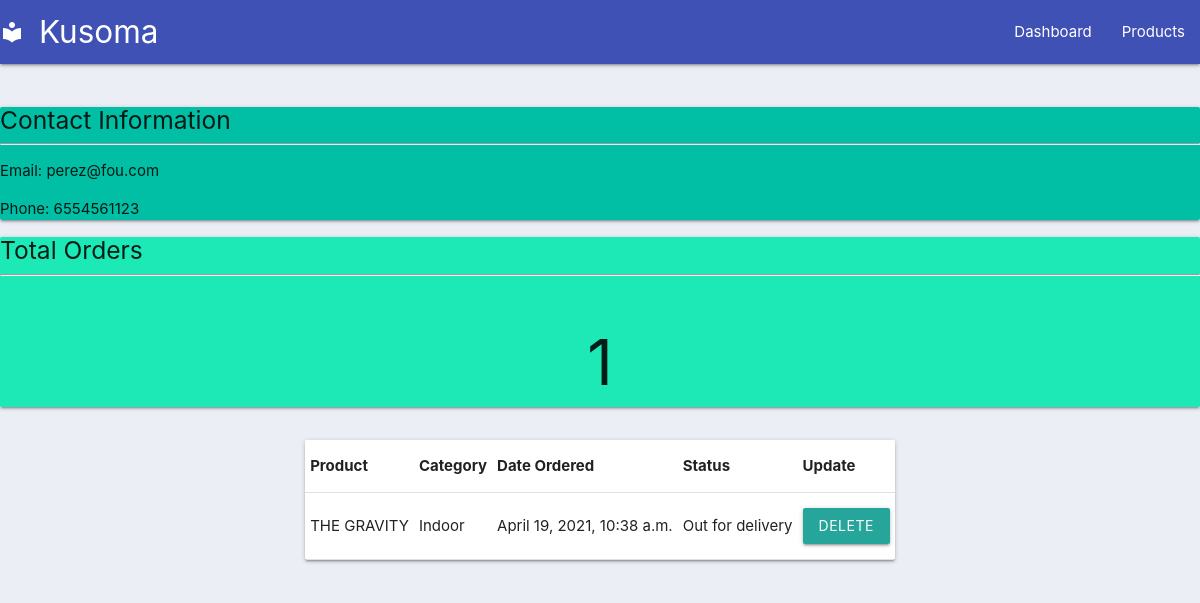
The app's page /customer/2/ with its own data.
### kannweg/todo/models.py (models this page shows, shortened)
class Customer(models.Model):
	name = models.CharField(max_length=200, null=True)
	phone = models.CharField(max_length=200, null=True)
	email = models.CharField(max_length=200, null=True)
	date_created = models.DateTimeField(auto_now_add=True, null=True)

class Order(models.Model):
	STATUS = (
			('Pending', 'Pending'),
			('Out for delivery', 'Out for delivery'),
			('Delivered', 'Delivered'),
			)
	customer = models.ForeignKey(Customer, null=True, on_delete= models.SET_NULL)
	product = models.ForeignKey(Product, null=True, on_delete= models.SET_NULL)
	date_created = models.DateTimeField(auto_now_add=True, null=True)
	status = models.CharField(max_length=200, null=True, choices=STATUS)
	description = models.CharField(max_length=200, null=True)

class Product(models.Model):
	CATEGORY = (
			('Indoor', 'Indoor'),
			('Out Door', 'Out Door'),
			)
	name = models.CharField(max_length=200, null=True)
	price = models.FloatField(null=True)
	category = models.CharField(max_length=200, null=True, choices=CATEGORY)
	date_created = models.DateTimeField(auto_now_add=True, null=True)
	description = models.CharField(max_length=200, null=True, blank=True)
	tags = models.ManyToManyField(Tag)
	def __str__(self):
		return self.name

### kannweg/todo/views.py (the view)
# urls.py: path('customer/<str:pk_test>/', views.customer, name="customer"),
def customer(request, pk_test):
	customer = Customer.objects.get(id=pk_test)
	orders = customer.order_set.all()
	order_count = orders.count()
	context = {'customer':customer, 'orders':orders, 'order_count':order_count}
	return render(request, 'todo/customer.html',context)

### kannweg/todo/templates/todo/customer.html (shortened to what this page needs)
{%  extends 'todo/main.html' %}
{% block content %}
	<br>
	<div class="col s6">
		<div class="card teal accent-4">
			<h5>Contact Information</h5>
			<hr>
			<p>Email: {{customer.email}}</p>
			<p>Phone: {{customer.phone}}</p>
		</div>
	</div>
	<div class="col s6">
		<div class="card teal accent-3">
			<h5>Total Orders</h5>
			<hr>
			<h1 style="text-align: center;padding: 10px">{{order_count}}</h1>
		</div>
	</div>
</div>
<div class="row">
	<div class="col s12">
		<div class="card ">
			<table class="table responsive-table">
				<tr>
					<th>Product</th>
					<th>Category</th>
					<th>Date Ordered</th>
					<th>Status</th>
					<th>Update</th>
				</tr>
				{% for order in orders %}
				<tr>
					<td>{{order.product}}</td>
					<td>{{order.product.category}}</td>
					<td>{{order.date_created}}</td>
					<td>{{order.status}}</td>
					<td><a class="btn " href="{% url 'delete_order' order.id %}">Delete</a></td>
				</tr>
				{% endfor %}
			</table>
		</div>
	</div>
</div>
<br>
<br>
{% endblock %}

### kannweg/static/css/main.css (style rules this page uses)
body { background-color: #ebeff5; }
body { display: flex; min-height: 100vh; flex-direction: column; }

### records on screen
Customer: email "perez@fou.com", phone "6554561123"
Order: product "THE GRAVITY", product.category "Indoor", date_created "April 19, 2021, 10:38 a.m.", status "Out for delivery"

### other values on screen
{{ order_count }} "1"
